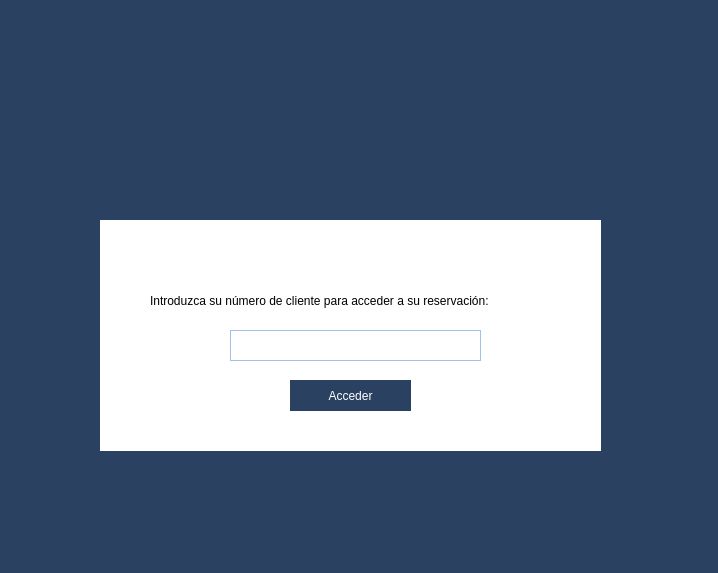
<?xml version="1.0" encoding="UTF-8"?>
<ui version="4.0">
 <class>Estacionamiento</class>
 <widget class="QMainWindow" name="Estacionamiento">
  <property name="geometry">
   <rect>
    <x>0</x>
    <y>0</y>
    <width>718</width>
    <height>573</height>
   </rect>
  </property>
  <property name="windowTitle">
   <string>Estacionamiento</string>
  </property>
  <widget class="QWidget" name="centralWidget">
   <property name="styleSheet">
    <string notr="true">QWidget{
	background-color: #2A4161;
}</string>
   </property>
   <widget class="QStackedWidget" name="stackedWidget">
    <property name="geometry">
     <rect>
      <x>10</x>
      <y>0</y>
      <width>711</width>
      <height>531</height>
     </rect>
    </property>
    <property name="styleSheet">
     <string notr="true">QStackedWidget{
	background-color: #2A4161;
}</string>
    </property>
    <widget class="QWidget" name="page">
     <widget class="QPushButton" name="btnAcceder">
      <property name="geometry">
       <rect>
        <x>640</x>
        <y>20</y>
        <width>71</width>
        <height>61</height>
       </rect>
      </property>
      <property name="styleSheet">
       <string notr="true">QPushButton{
	background-color: rgba(0,0,0,0);
	border: none;
	image: url(:/img/img/LlaveBlanca.png);
}

QPushButton:Hover{
	background-color: rgba(0,0,0,0);
	border: none;
	image: url(:/img/img/LlaveAzul.png);
}</string>
      </property>
      <property name="text">
       <string/>
      </property>
     </widget>
     <widget class="QWidget" name="widget" native="true">
      <property name="geometry">
       <rect>
        <x>90</x>
        <y>220</y>
        <width>501</width>
        <height>231</height>
       </rect>
      </property>
      <property name="styleSheet">
       <string notr="true">QWidget{
	background-color: white;
}

QLabel{
	font: 12pt &quot;Corbel&quot;;
	color: black,
}

QLineEdit{
	border: 1px solid #A1C1E6;
}</string>
      </property>
      <widget class="QPushButton" name="accederEst">
       <property name="geometry">
        <rect>
         <x>190</x>
         <y>160</y>
         <width>121</width>
         <height>31</height>
        </rect>
       </property>
       <property name="styleSheet">
        <string notr="true">QPushButton{
	background-color: #2A4161;
	color: white;
	font: 10pt &quot;Corbel&quot;;
	border: none;
}

QPushButton:Hover{
	background-color: #C2C9F2;
}</string>
       </property>
       <property name="text">
        <string>Acceder</string>
       </property>
      </widget>
      <widget class="QLineEdit" name="txtNoCliente">
       <property name="geometry">
        <rect>
         <x>130</x>
         <y>110</y>
         <width>251</width>
         <height>31</height>
        </rect>
       </property>
      </widget>
      <widget class="QLabel" name="label">
       <property name="geometry">
        <rect>
         <x>50</x>
         <y>70</y>
         <width>421</width>
         <height>21</height>
        </rect>
       </property>
       <property name="text">
        <string>Introduzca su número de cliente para acceder a su reservación:</string>
       </property>
      </widget>
     </widget>
     <widget class="QPushButton" name="pushButton">
      <property name="geometry">
       <rect>
        <x>260</x>
        <y>30</y>
        <width>171</width>
        <height>161</height>
       </rect>
      </property>
      <property name="styleSheet">
       <string notr="true">background-color: rgba(0,0,0,0);
border: none;
image: url(:/img/img/park_w.png);</string>
      </property>
      <property name="text">
       <string/>
      </property>
     </widget>
    </widget>
    <widget class="QWidget" name="page_2">
     <widget class="QWidget" name="widget_2" native="true">
      <property name="geometry">
       <rect>
        <x>90</x>
        <y>240</y>
        <width>501</width>
        <height>201</height>
       </rect>
      </property>
      <property name="styleSheet">
       <string notr="true">QWidget{
	background-color: white;
}

QLabel{
	font: 12pt &quot;Corbel&quot;;
	color: black,
}

QLineEdit{
	border: 1px solid #A1C1E6;
}</string>
      </property>
      <widget class="QLineEdit" name="txtAdmin">
       <property name="geometry">
        <rect>
         <x>180</x>
         <y>40</y>
         <width>200</width>
         <height>30</height>
        </rect>
       </property>
      </widget>
      <widget class="QLabel" name="label_3">
       <property name="geometry">
        <rect>
         <x>90</x>
         <y>90</y>
         <width>81</width>
         <height>31</height>
        </rect>
       </property>
       <property name="text">
        <string>Contraseña</string>
       </property>
      </widget>
      <widget class="QPushButton" name="btnIngresar">
       <property name="geometry">
        <rect>
         <x>180</x>
         <y>130</y>
         <width>151</width>
         <height>31</height>
        </rect>
       </property>
       <property name="styleSheet">
        <string notr="true">QPushButton{
	background-color: #2A4161;
	color: white;
	font: 10pt &quot;Corbel&quot;;
	border: none;
}

QPushButton:Hover{
	background-color: #C2C9F2;
}</string>
       </property>
       <property name="text">
        <string>Ingresar</string>
       </property>
      </widget>
      <widget class="QLineEdit" name="txtPswrd">
       <property name="geometry">
        <rect>
         <x>180</x>
         <y>90</y>
         <width>201</width>
         <height>30</height>
        </rect>
       </property>
      </widget>
      <widget class="QLabel" name="label_2">
       <property name="geometry">
        <rect>
         <x>90</x>
         <y>42</y>
         <width>81</width>
         <height>20</height>
        </rect>
       </property>
       <property name="text">
        <string>No. Usuario</string>
       </property>
      </widget>
     </widget>
     <widget class="QPushButton" name="pushButton_2">
      <property name="geometry">
       <rect>
        <x>280</x>
        <y>60</y>
        <width>161</width>
        <height>141</height>
       </rect>
      </property>
      <property name="styleSheet">
       <string notr="true">QPushButton{
	background-color: rgba(0,0,0,0);
	border: none;
	image: url(:/img/img/AdministradorBlanco.png);
}
</string>
      </property>
      <property name="text">
       <string/>
      </property>
     </widget>
    </widget>
   </widget>
  </widget>
 </widget>
 <layoutdefault spacing="6" margin="11"/>
 <resources/>
 <connections/>
</ui>
